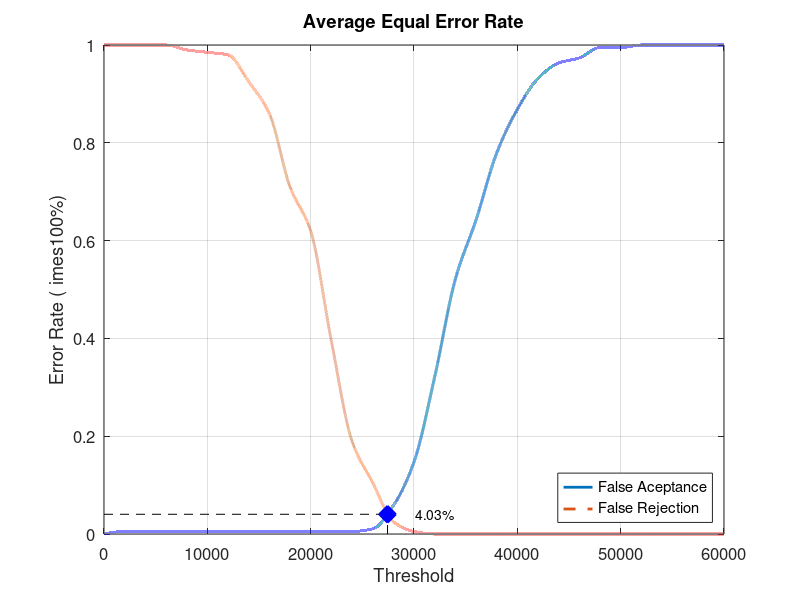
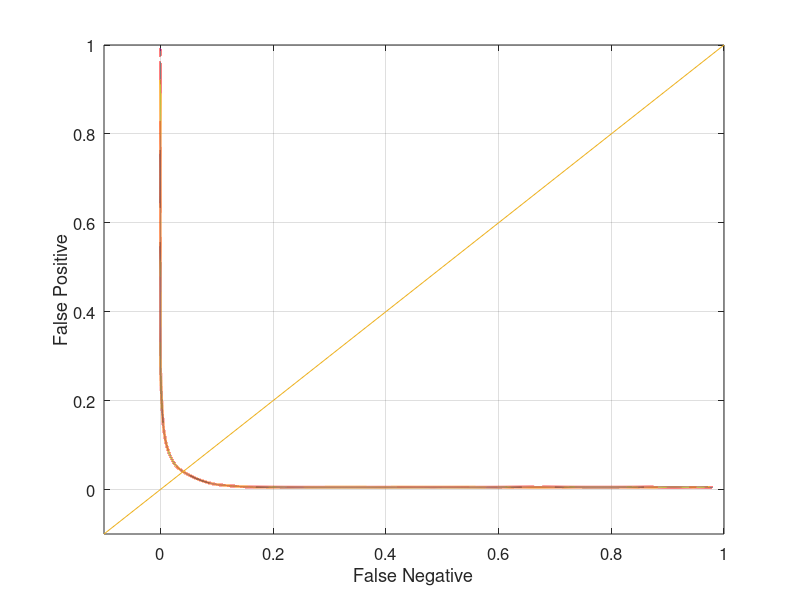

The MATLAB script that drew these images, in order:
close all;
clear;
clc;
x = 0:2000:60000;
xq = 0:0.5:60000;

y0 = [0 0.00526316 0.00526316 0.00526316 0.00526316 0.00526316 0.00526316 0.00526316 0.00526316 0.00526316 0.00526316 0.00526316 0.00526316 0.0105263 0.0578947 0.147368 0.321053 0.521053 0.642105 0.778947 0.868421 0.931579 0.963158 0.973684 0.994737 0.994737 1 1 1 1 1]
yy0 = interp1(x, y0, xq, 'pchip');
y1 = [1 1 1 1 0.99 0.985 0.98 0.925 0.86 0.71 0.62 0.395 0.19 0.105 0.025 0.005 0 0 0 0 0 0 0 0 0 0 0 0 0 0 0]
yy1 = interp1(x, y1, xq, 'pchip');

% Calculating EER: 
y2 = abs(y0 - y1);
find(y2 == min(y2))
yy2 = abs(yy0 - yy1);
xEER = find(yy2 == min(yy2));
xEERIndex = xq(xEER) % X-axis EER
yEER = yy0(xEER) % Y-axis EER

main = figure
plot(xq, yy0,'-','LineWidth', 2);	hold on
plot(xq, yy1,'--','LineWidth', 2);	hold on
plot([xEERIndex xEERIndex], [0 yEER], 'k--');	hold on
plot([0 xEERIndex], [yEER yEER], 'k--');	hold on
plot(xEERIndex, yEER, 'bx', 'LineWidth', 10);	hold on
text(xEERIndex + 10 * xEERIndex / 100, yEER, [num2str(round((10000 * yEER)) / 100) '%'])
legend('False Aceptance', 'False Rejection', 'Location', 'SouthEast')
xlabel('Threshold')
ylabel('Error Rate (	imes100%)')
title('Average Equal Error Rate')
set(gca, 'FontSize', 12)
axis([0 60000 0 1])
grid on

print(main, 'Database4_2Main', '-dpng');
FNRxFPR = figure('Color', [1 1 1]);
plot(yy1, yy0, '-', yy1, yy0, 'LineWidth', 2);
hold on
y = -0.1:0.1:1
plot(y, y); 
set(gca, 'FontSize', 12)
xlabel('False Negative')
ylabel('False Positive')
axis([-0.1 1 -0.1 1])
set(gca, 'FontSize', 12)
grid on

print(FNRxFPR, 'Database4_2FNRxFPR','-dpng');
